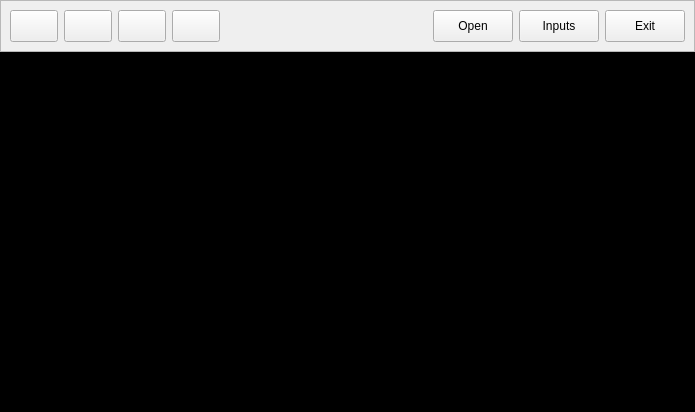
<?xml version="1.0" encoding="UTF-8"?>
<ui version="4.0">
 <class>sceneViewer</class>
 <widget class="QMainWindow" name="sceneViewer">
  <property name="geometry">
   <rect>
    <x>0</x>
    <y>0</y>
    <width>695</width>
    <height>412</height>
   </rect>
  </property>
  <property name="windowTitle">
   <string>Scene Viewer</string>
  </property>
  <widget class="QWidget" name="centralwidget">
   <property name="focusPolicy">
    <enum>Qt::StrongFocus</enum>
   </property>
   <layout class="QVBoxLayout" name="verticalLayout">
    <property name="spacing">
     <number>0</number>
    </property>
    <property name="leftMargin">
     <number>0</number>
    </property>
    <property name="topMargin">
     <number>0</number>
    </property>
    <property name="rightMargin">
     <number>0</number>
    </property>
    <property name="bottomMargin">
     <number>0</number>
    </property>
    <item>
     <widget class="QFrame" name="buttonBarFrame">
      <property name="sizePolicy">
       <sizepolicy hsizetype="Preferred" vsizetype="Preferred">
        <horstretch>0</horstretch>
        <verstretch>0</verstretch>
       </sizepolicy>
      </property>
      <property name="maximumSize">
       <size>
        <width>16777215</width>
        <height>64</height>
       </size>
      </property>
      <property name="frameShape">
       <enum>QFrame::StyledPanel</enum>
      </property>
      <property name="frameShadow">
       <enum>QFrame::Raised</enum>
      </property>
      <layout class="QHBoxLayout" name="horizontalLayout">
       <item>
        <widget class="QPushButton" name="prevView">
         <property name="sizePolicy">
          <sizepolicy hsizetype="Fixed" vsizetype="Fixed">
           <horstretch>0</horstretch>
           <verstretch>0</verstretch>
          </sizepolicy>
         </property>
         <property name="minimumSize">
          <size>
           <width>48</width>
           <height>24</height>
          </size>
         </property>
         <property name="maximumSize">
          <size>
           <width>48</width>
           <height>48</height>
          </size>
         </property>
         <property name="text">
          <string/>
         </property>
         <property name="icon">
          <iconset theme="go-previous">
           <normaloff>.</normaloff>.</iconset>
         </property>
        </widget>
       </item>
       <item>
        <widget class="QPushButton" name="nextView">
         <property name="sizePolicy">
          <sizepolicy hsizetype="Minimum" vsizetype="Fixed">
           <horstretch>0</horstretch>
           <verstretch>0</verstretch>
          </sizepolicy>
         </property>
         <property name="minimumSize">
          <size>
           <width>48</width>
           <height>24</height>
          </size>
         </property>
         <property name="maximumSize">
          <size>
           <width>48</width>
           <height>48</height>
          </size>
         </property>
         <property name="text">
          <string/>
         </property>
         <property name="icon">
          <iconset theme="go-next">
           <normaloff>.</normaloff>.</iconset>
         </property>
        </widget>
       </item>
       <item>
        <widget class="QPushButton" name="playAnchor">
         <property name="minimumSize">
          <size>
           <width>48</width>
           <height>24</height>
          </size>
         </property>
         <property name="maximumSize">
          <size>
           <width>48</width>
           <height>48</height>
          </size>
         </property>
         <property name="text">
          <string/>
         </property>
         <property name="icon">
          <iconset theme="media-playback-start"/>
         </property>
         <property name="checkable">
          <bool>true</bool>
         </property>
        </widget>
       </item>
       <item>
        <widget class="QPushButton" name="nextAnchor">
         <property name="minimumSize">
          <size>
           <width>48</width>
           <height>24</height>
          </size>
         </property>
         <property name="maximumSize">
          <size>
           <width>48</width>
           <height>48</height>
          </size>
         </property>
         <property name="text">
          <string/>
         </property>
         <property name="icon">
          <iconset theme="media-skip-forward">
           <normaloff>.</normaloff>.</iconset>
         </property>
        </widget>
       </item>
       <item>
        <spacer name="buttonSpacer">
         <property name="orientation">
          <enum>Qt::Horizontal</enum>
         </property>
         <property name="sizeHint" stdset="0">
          <size>
           <width>298</width>
           <height>20</height>
          </size>
         </property>
        </spacer>
       </item>
       <item>
        <widget class="QPushButton" name="openButton">
         <property name="minimumSize">
          <size>
           <width>80</width>
           <height>32</height>
          </size>
         </property>
         <property name="focusPolicy">
          <enum>Qt::NoFocus</enum>
         </property>
         <property name="text">
          <string>Open</string>
         </property>
         <property name="icon">
          <iconset theme="document-open">
           <normaloff>.</normaloff>.</iconset>
         </property>
         <property name="checkable">
          <bool>false</bool>
         </property>
         <property name="flat">
          <bool>false</bool>
         </property>
        </widget>
       </item>
       <item>
        <widget class="QPushButton" name="inputsButton">
         <property name="minimumSize">
          <size>
           <width>80</width>
           <height>32</height>
          </size>
         </property>
         <property name="focusPolicy">
          <enum>Qt::NoFocus</enum>
         </property>
         <property name="text">
          <string>Inputs</string>
         </property>
         <property name="icon">
          <iconset theme="document-properties">
           <normaloff>.</normaloff>.</iconset>
         </property>
        </widget>
       </item>
       <item>
        <widget class="QPushButton" name="exitButton">
         <property name="minimumSize">
          <size>
           <width>80</width>
           <height>32</height>
          </size>
         </property>
         <property name="focusPolicy">
          <enum>Qt::NoFocus</enum>
         </property>
         <property name="text">
          <string>Exit</string>
         </property>
         <property name="icon">
          <iconset theme="application-exit">
           <normaloff>.</normaloff>.</iconset>
         </property>
         <property name="autoDefault">
          <bool>false</bool>
         </property>
         <property name="default">
          <bool>false</bool>
         </property>
         <property name="flat">
          <bool>false</bool>
         </property>
        </widget>
       </item>
      </layout>
     </widget>
    </item>
    <item>
     <widget class="QWidget" name="blackBackground" native="true">
      <property name="sizePolicy">
       <sizepolicy hsizetype="Expanding" vsizetype="Expanding">
        <horstretch>0</horstretch>
        <verstretch>0</verstretch>
       </sizepolicy>
      </property>
      <property name="minimumSize">
       <size>
        <width>48</width>
        <height>48</height>
       </size>
      </property>
      <property name="focusPolicy">
       <enum>Qt::NoFocus</enum>
      </property>
      <property name="styleSheet">
       <string notr="true">background-color: black;</string>
      </property>
      <layout class="QGridLayout" name="gridLayout">
       <property name="leftMargin">
        <number>0</number>
       </property>
       <property name="topMargin">
        <number>0</number>
       </property>
       <property name="rightMargin">
        <number>0</number>
       </property>
       <property name="bottomMargin">
        <number>0</number>
       </property>
       <item row="0" column="0">
        <widget class="QWidget" name="glWidget" native="true">
         <property name="sizePolicy">
          <sizepolicy hsizetype="Expanding" vsizetype="Expanding">
           <horstretch>0</horstretch>
           <verstretch>0</verstretch>
          </sizepolicy>
         </property>
         <property name="minimumSize">
          <size>
           <width>1</width>
           <height>1</height>
          </size>
         </property>
         <property name="focusPolicy">
          <enum>Qt::StrongFocus</enum>
         </property>
         <property name="styleSheet">
          <string notr="true">background-color: black;</string>
         </property>
         <layout class="QGridLayout" name="gridLayout_6">
          <property name="leftMargin">
           <number>0</number>
          </property>
          <property name="topMargin">
           <number>0</number>
          </property>
          <property name="rightMargin">
           <number>0</number>
          </property>
          <property name="bottomMargin">
           <number>0</number>
          </property>
          <item row="0" column="0">
           <layout class="QGridLayout" name="glWidgetLayout"/>
          </item>
         </layout>
        </widget>
       </item>
      </layout>
     </widget>
    </item>
   </layout>
  </widget>
 </widget>
 <resources/>
 <connections>
  <connection>
   <sender>exitButton</sender>
   <signal>clicked()</signal>
   <receiver>sceneViewer</receiver>
   <slot>close()</slot>
   <hints>
    <hint type="sourcelabel">
     <x>673</x>
     <y>36</y>
    </hint>
    <hint type="destinationlabel">
     <x>259</x>
     <y>214</y>
    </hint>
   </hints>
  </connection>
  <connection>
   <sender>openButton</sender>
   <signal>clicked()</signal>
   <receiver>sceneViewer</receiver>
   <slot>openFile()</slot>
   <hints>
    <hint type="sourcelabel">
     <x>501</x>
     <y>27</y>
    </hint>
    <hint type="destinationlabel">
     <x>259</x>
     <y>214</y>
    </hint>
   </hints>
  </connection>
  <connection>
   <sender>inputsButton</sender>
   <signal>clicked()</signal>
   <receiver>sceneViewer</receiver>
   <slot>toggleInputsDialog()</slot>
   <hints>
    <hint type="sourcelabel">
     <x>587</x>
     <y>33</y>
    </hint>
    <hint type="destinationlabel">
     <x>259</x>
     <y>214</y>
    </hint>
   </hints>
  </connection>
  <connection>
   <sender>nextView</sender>
   <signal>clicked()</signal>
   <receiver>sceneViewer</receiver>
   <slot>nextView()</slot>
   <hints>
    <hint type="sourcelabel">
     <x>86</x>
     <y>24</y>
    </hint>
    <hint type="destinationlabel">
     <x>294</x>
     <y>214</y>
    </hint>
   </hints>
  </connection>
  <connection>
   <sender>prevView</sender>
   <signal>clicked()</signal>
   <receiver>sceneViewer</receiver>
   <slot>previousView()</slot>
   <hints>
    <hint type="sourcelabel">
     <x>32</x>
     <y>24</y>
    </hint>
    <hint type="destinationlabel">
     <x>294</x>
     <y>214</y>
    </hint>
   </hints>
  </connection>
  <connection>
   <sender>nextAnchor</sender>
   <signal>clicked()</signal>
   <receiver>sceneViewer</receiver>
   <slot>nextAnchor()</slot>
   <hints>
    <hint type="sourcelabel">
     <x>218</x>
     <y>34</y>
    </hint>
    <hint type="destinationlabel">
     <x>358</x>
     <y>464</y>
    </hint>
   </hints>
  </connection>
  <connection>
   <sender>playAnchor</sender>
   <signal>clicked()</signal>
   <receiver>sceneViewer</receiver>
   <slot>playAnchor()</slot>
   <hints>
    <hint type="sourcelabel">
     <x>131</x>
     <y>21</y>
    </hint>
    <hint type="destinationlabel">
     <x>297</x>
     <y>495</y>
    </hint>
   </hints>
  </connection>
 </connections>
 <slots>
  <slot>openFile()</slot>
  <slot>toggleInputsDialog()</slot>
  <slot>nextView()</slot>
  <slot>previousView()</slot>
  <slot>nextAnchor()</slot>
  <slot>playAnchor()</slot>
 </slots>
</ui>
